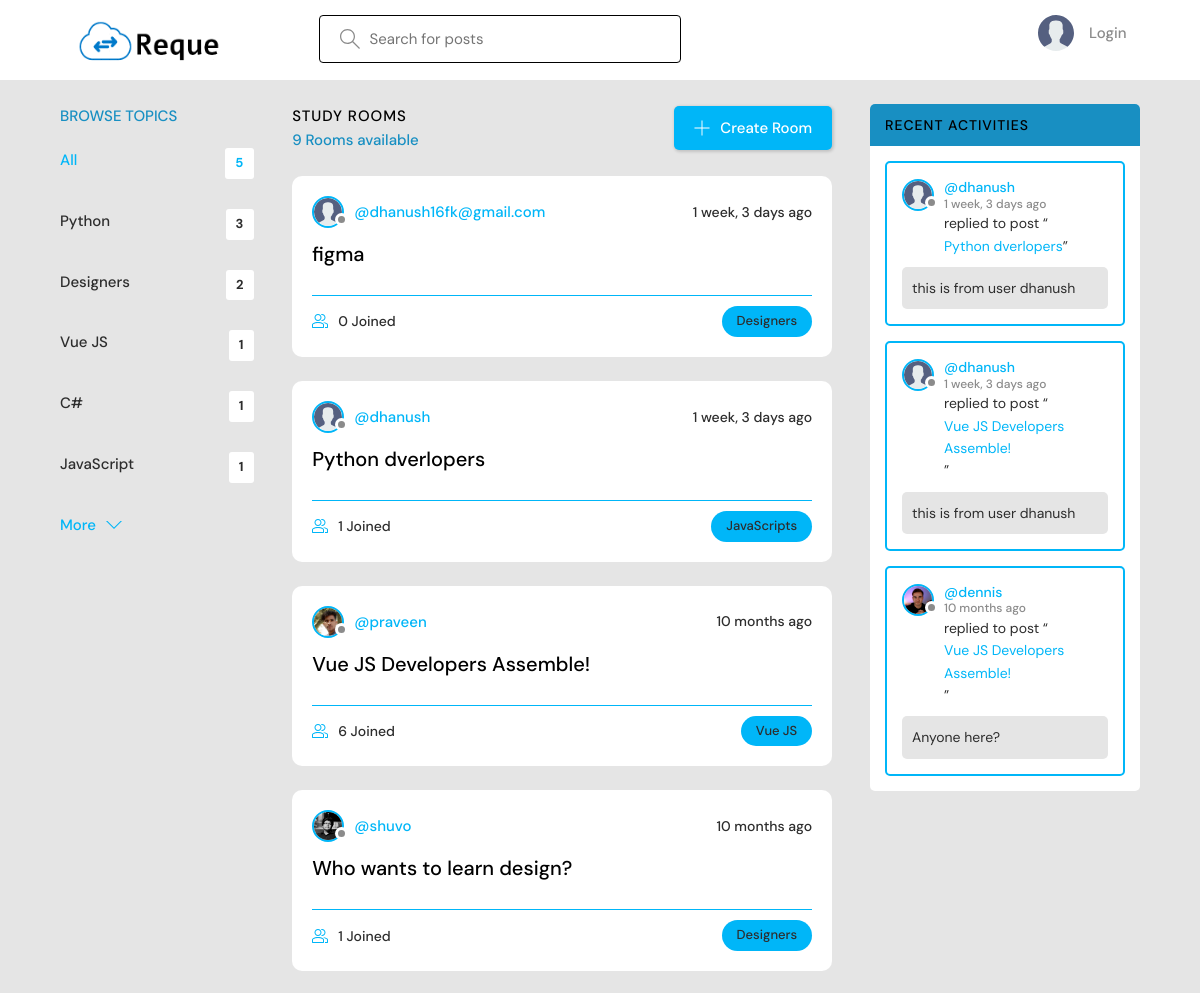
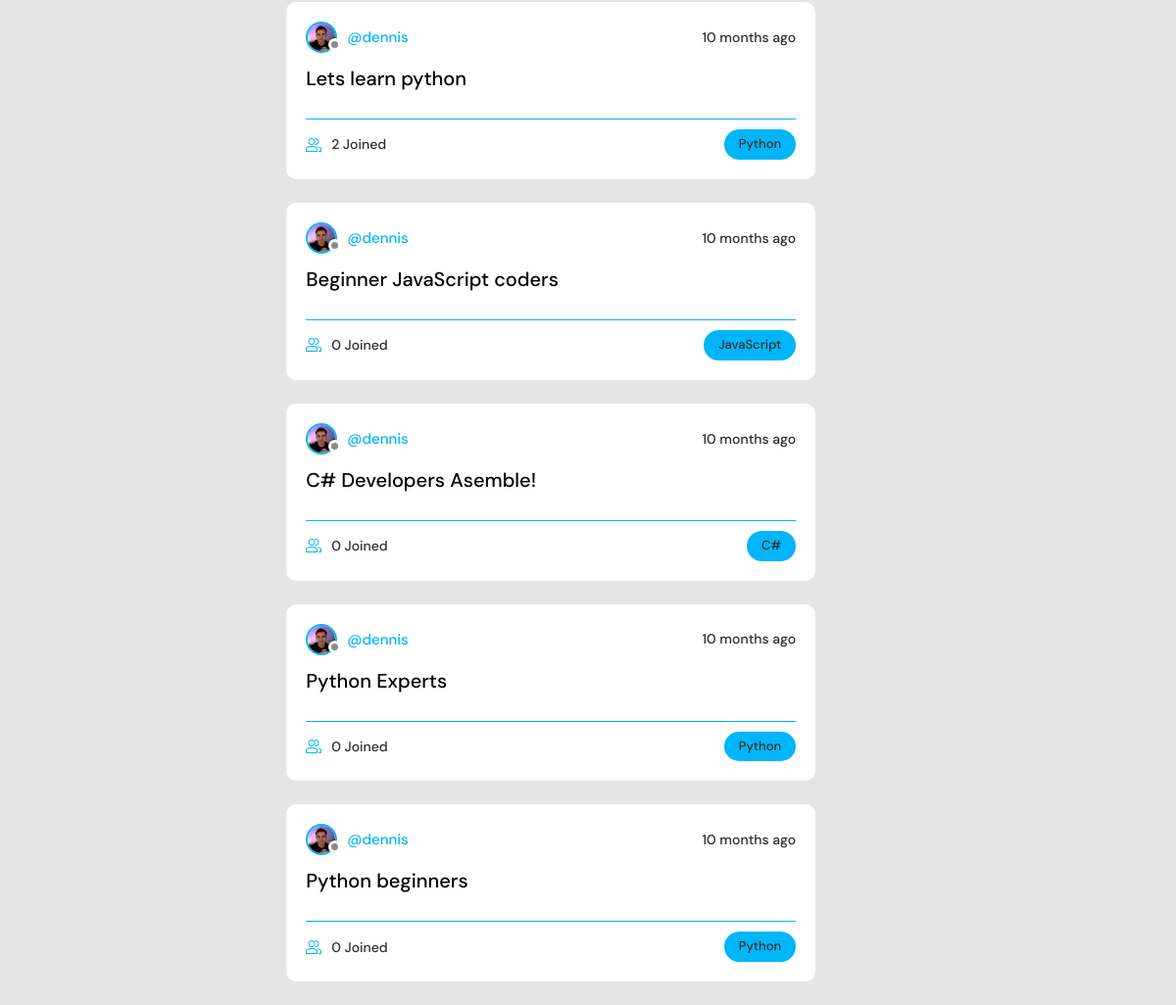
The page / on the database its author committed (2 pictures, top to bottom).
### base/models.py (models this page shows, shortened)
class Topic(models.Model):
    name = models.CharField(max_length=200)

class Room(models.Model):
    host = models.ForeignKey(User, on_delete=models.SET_NULL, null=True)
    topic = models.ForeignKey(Topic, on_delete=models.SET_NULL, null=True)
    name = models.CharField(max_length=200)
    description = models.TextField(null=True, blank=True)
    participants = models.ManyToManyField(
        User, related_name='participants', blank=True)
    updated = models.DateTimeField(auto_now=True)
    created = models.DateTimeField(auto_now_add=True)
    class Meta:
        ordering = ['-updated', '-created']
    def __str__(self):
        return self.name

class User(AbstractUser):
    username = models.CharField(max_length=200,unique=True, null=True)
    name = models.CharField(max_length=200, null=True)
    email = models.EmailField(unique=True, null=True)
    bio = models.TextField(null=True)
    avatar = models.ImageField(null=True, default="avatar.svg")
    USERNAME_FIELD = 'username'
    REQUIRED_FIELDS = []

class Message(models.Model):
    user = models.ForeignKey(User, on_delete=models.CASCADE)
    room = models.ForeignKey(Room, on_delete=models.CASCADE)
    body = models.TextField()
    updated = models.DateTimeField(auto_now=True)
    created = models.DateTimeField(auto_now_add=True)
    class Meta:
        ordering = ['-updated', '-created']

### base/views.py (the view)
# urls.py: path('', views.home, name="home"),
def home(request):
    q = request.GET.get('q') if request.GET.get('q') != None else ''
    rooms = Room.objects.filter(
        Q(topic__name__icontains=q) |
        Q(name__icontains=q) |
        Q(description__icontains=q)
    )
    topics = Topic.objects.all()[0:5]
    room_count = rooms.count()
    room_messages = Message.objects.filter(
        Q(room__topic__name__icontains=q))[0:3]
    context = {'rooms': rooms, 'topics': topics,
               'room_count': room_count, 'room_messages': room_messages}
    return render(request, 'base/home.html', context)

### base/templates/base/home.html (shortened to what this page needs)
{% extends 'main.html' %}
{% block content %}
<main class="layout layout--3">
  <div class="container">
    {% include 'base/topics_component.html' %}
    <div class="roomList">
      <div class="roomList__header">
        <div>
          <h2>Study Rooms</h2>
          <p>{{room_count}} Rooms available</p>
        </div>
        <a class="btn btn--main" href="{% url 'create-room' %}">
          <svg version="1.1" xmlns="http://www.w3.org/2000/svg" width="32" height="32" viewBox="0 0 32 32">
            <title>add</title>
            <path
              d="M16.943 0.943h-1.885v14.115h-14.115v1.885h14.115v14.115h1.885v-14.115h14.115v-1.885h-14.115v-14.115z">
            </path>
          </svg>
          Create Room
        </a>
      </div>
      {% include 'base/feed_component.html' %}
    </div>
    {% include 'base/activity_component.html' %}
  </div>
</main>
{% endblock %}

### base/templates/base/topics_component.html
<div class="topics">
    <div class="topics__header">
        <h2>Browse Topics</h2>
    </div>
    <ul class="topics__list">
        <li>
            <a href="{% url 'home' %}" class="active">All <span>{{topics.count}}</span></a>
        </li>
        {% for topic in topics %}
        <li>
            <a href="{% url 'home' %}?q={{topic.name}}">{{topic.name}}<span>{{topic.room_set.all.count}}</span></a>
        </li>
        {% endfor %}
    </ul>
    <a class="btn btn--link" href="{% url 'topics' %}">
        More
        <svg version="1.1" xmlns="http://www.w3.org/2000/svg" width="32" height="32" viewBox="0 0 32 32">
            <title>chevron-down</title>
            <path d="M16 21l-13-13h-3l16 16 16-16h-3l-13 13z"></path>
        </svg>
    </a>
</div>

### base/templates/base/feed_component.html (shortened to what this page needs)
{% for room in rooms %}
<div class="roomListRoom">
    <div class="roomListRoom__header">
        <a href="{% url 'user-profile' room.host.id %}" class="roomListRoom__author">
            <div class="avatar avatar--small">
                <img src="{{room.host.avatar.url}}" />
            </div>
            <span>@{{room.host.username}}</span>
        </a>
        <div class="roomListRoom__actions">
            <span>{{room.created|timesince}} ago</span>
        </div>
    </div>
    <div class="roomListRoom__content">
        <a href="{% url 'room' room.id %}">{{room.name}}</a>
    </div>
    <div class="roomListRoom__meta">
        <a href="{% url 'room' room.id %}" class="roomListRoom__joined">
            {{room.participants.all.count}} Joined
        </a>
        <p class="roomListRoom__topic">{{room.topic.name}}</p>
    </div>
</div>
{% endfor %}

### base/templates/base/activity_component.html (shortened to what this page needs)
<div class="activities">
    <div class="activities__header">
        <h2>Recent Activities</h2>
    </div>
    {% for message in room_messages %}
    <div class="activities__box">
        <div class="activities__boxHeader roomListRoom__header">
            <a href="{% url 'user-profile' message.user.id %}" class="roomListRoom__author">
                <div class="avatar avatar--small">
                    <img src="{{message.user.avatar.url}}" />
                </div>
                <p>
                    @{{message.user.username}}
                    <span>{{message.created|timesince}} ago</span>
                </p>
            </a>
        </div>
        <div class="activities__boxContent">
            <p>replied to post “<a href="{% url 'room' message.room.id %}">{{message.room}}</a>”</p>
            <div class="activities__boxRoomContent">{{message.body}}</div>
        </div>
    </div>
    {% endfor %}
</div>

### rows shown on the page
Topic: name "Python", room_set.all.count "3"
Topic: name "Designers", room_set.all.count "2"
Topic: name "Vue JS", room_set.all.count "1"
Topic: name "C#", room_set.all.count "1"
Topic: name "JavaScript", room_set.all.count "1"
Room: host.avatar (placeholder picture), host.username "dhanush16fk@gmail.com", created "1 week, 3 days", name "figma", participants.all.count "0", topic.name "Designers"
Room: host.avatar (placeholder picture), host.username "dhanush", created "1 week, 3 days", name "Python dverlopers", participants.all.count "1", topic.name "JavaScripts"
Room: host.avatar (picture), host.username "praveen", created "10 months", name "Vue JS Developers Assemble!", participants.all.count "6", topic.name "Vue JS"
Room: host.avatar (picture), host.username "shuvo", created "10 months", name "Who wants to learn design?", participants.all.count "1", topic.name "Designers"
Room: host.avatar (picture), host.username "dennis", created "10 months", name "Lets learn python", participants.all.count "2", topic.name "Python"
Room: host.avatar (picture), host.username "dennis", created "10 months", name "Beginner JavaScript coders", participants.all.count "0", topic.name "JavaScript"
Room: host.avatar (picture), host.username "dennis", created "10 months", name "C# Developers Asemble!", participants.all.count "0", topic.name "C#"
Room: host.avatar (picture), host.username "dennis", created "10 months", name "Python Experts", participants.all.count "0", topic.name "Python"
Room: host.avatar (picture), host.username "dennis", created "10 months", name "Python beginners", participants.all.count "0", topic.name "Python"
Message: user.avatar (placeholder picture), user.username "dhanush", created "1 week, 3 days", room "Python dverlopers", body "this is from user dhanush"
Message: user.avatar (placeholder picture), user.username "dhanush", created "1 week, 3 days", room "Vue JS Developers Assemble!", body "this is from user dhanush"
Message: user.avatar (picture), user.username "dennis", created "10 months", room "Vue JS Developers Assemble!", body "Anyone here?"

### other values the page prints
{{ topics.count }} "5"
{{ room_count }} "9"
